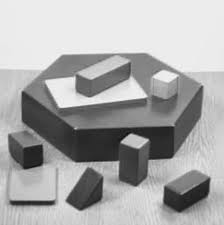
#> input picture 4_Feature_Detection_n_Description/8_ORB/poly.jpg, 224 x 225 px
$ python __init__.py
#> lines starting #> are read from the running program, lines starting #| are printed output that depends on the picture
import numpy as np
import cv2 as cv
from matplotlib import pyplot as plt

img = cv.imread('poly.jpg', 0)
#> img is the input picture: shape (225, 224); min 11, max 249, mean 170.2
# Initiate ORB detector
orb = cv.ORB_create()
# find the keypoints with ORB
kp = orb.detect(img, None)
#> kp = 247 keypoints; strongest (x, y, size): (124, 141, 64.3), (122, 142, 37.2), (124, 139, 77.1), (143, 141, 64.3)
# compute the descriptors with ORB
kp, des = orb.compute(img, kp)
# draw only keypoints location,not size and orientation
img2 = cv.drawKeypoints(img, kp, None, color=(0, 255, 0), flags=0)
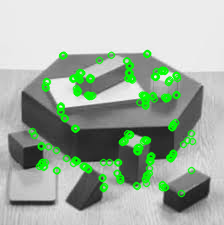
#> img2: shape (225, 224, 3); mean of channels 0, 1, 2 161.9, 177.1, 161.9; drawn as B, G, R
plt.imshow(img2), plt.show()
